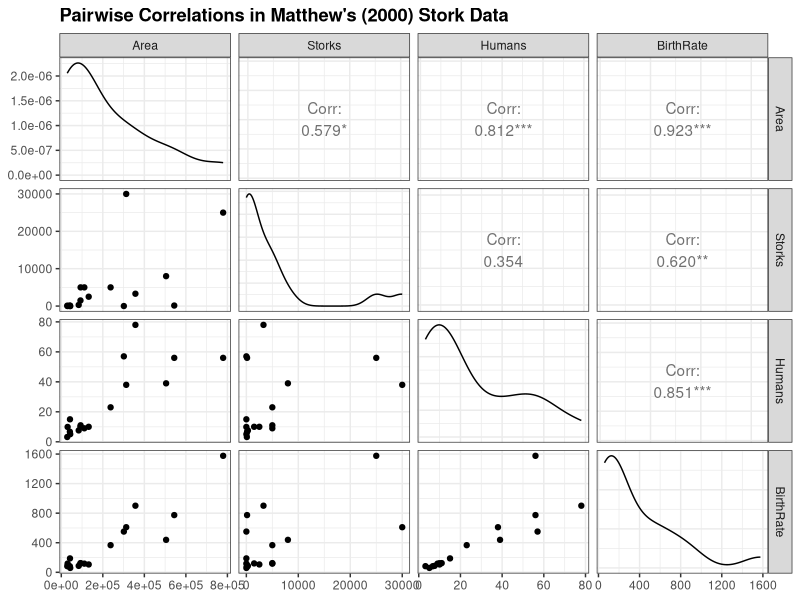
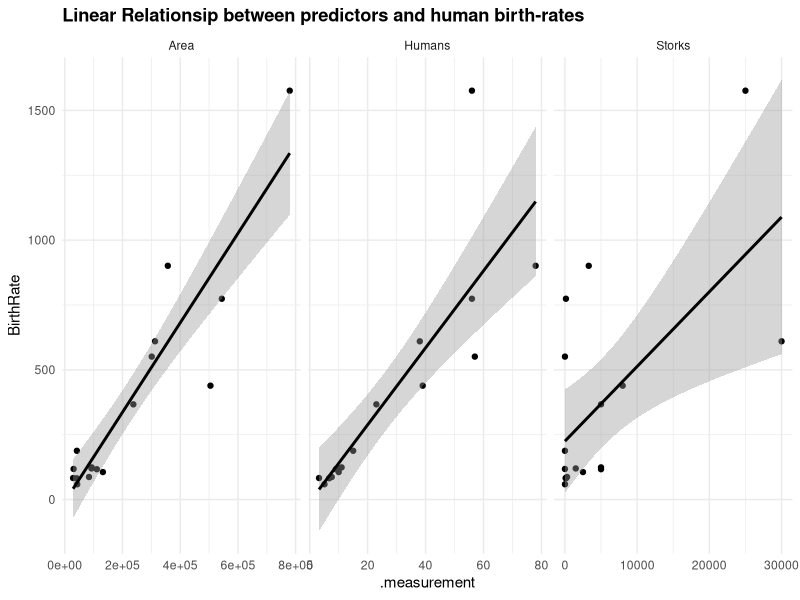
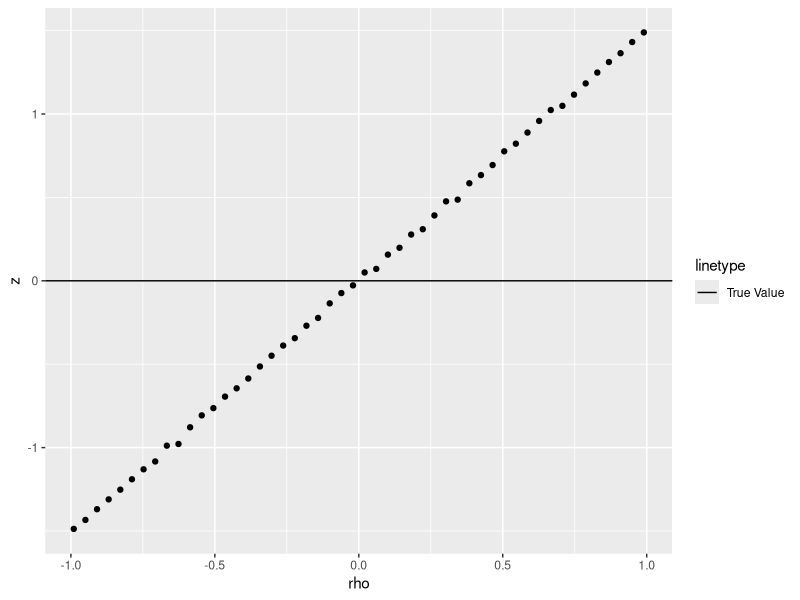

The R source for these figures, in order:
## ---- chunk 1
# For tibbles, %>% and everything nice.
library(tidyverse)

# Stork data from Matthews (2000)
storks <- tribble(
 ~Country, ~Area, ~Storks, ~Humans, ~BirthRate,
 "ALB",    28750,   100,     3.2,     83,
 "AUT",    83860,   300,     7.6,     87,
 "BEL",    30520,     1,     9.9,    118,
 "BGR",   111000,  5000,     9.0,    117,
 "DNK",    43100,     9,     5.1,     59,
 "FRA",   544000,   140,    56.0,    774,
 "DEU",   357000,  3300,    78.0,    901,
 "GRC",   132000,  2500,    10.0,    106,
 "NLD",    41900,     4,    15.0,    188,
 "HUN",    93000,  5000,    11.0,    124,
 "ITA",   301280,     5,    57.0,    551,
 "POL",   312680, 30000,    38.0,    610,
 "PRT",    92390,  1500,    10.0,    120,
 "ROU",   237500,  5000,    23.0,    367,
 "ESP",   504750,  8000,    39.0,    439,
 "CHE",    41290,   150,     6.7,     82,
 "TUR",   779450, 25000,    56.0,   1576
)

# Plot Pair-wise Correlations
storks %>%
  select_if(is.numeric) %>%
  GGally::ggpairs() +
  theme_bw() +
  theme(plot.title = element_text(face = "bold")) + 
  ggtitle("Pairwise Correlations in Matthew's (2000) Stork Data") 
## ---- chunk 2
# Faceted GG-Plot 
storks %>%
  pivot_longer(Area:Humans, names_to = "x_p", values_to = ".measurement") %>%
  ggplot(aes(.measurement, BirthRate)) + 
  geom_point() +
  facet_wrap(vars(x_p), scales = "free_x") +
  theme_minimal() +
  geom_smooth(col = "black", method = "lm") +
  theme(plot.title = element_text(face = "bold")) + 
  xlab(expression(".measurement")) +
  ylab("BirthRate") +
  ggtitle("Linear Relationsip between predictors and human birth-rates") 
## ---- chunk 3
# Fit model 1 and model 2
model1 <- lm(BirthRate ~ Storks, data = storks)
summary(model1)

model2 <- lm(BirthRate ~ Storks + Humans + Area, data = storks)
summary(model2)
## ---- chunk 4
# Reproduce
set.seed(123)
N <- 10000

# Fixed Parameters
c <- 1.5
e0 <- rnorm(n = N, mean = 0, sd = 1)

# Pairwise-correlations between x1 and Z = (z0, z1, ..., zp)
rho <- seq(from = -.99, to = .99, length.out = 50)

# Focal predictor
x1 <- rnorm(N, 0, 1)

# Covariates
Z <- tibble()
for (i in 1:length(rho)) {
  t <- tibble(
    z = (rho[i] * x1) + sqrt(1 - rho[i]*rho[i]) * rnorm(n = N, mean = 0, sd = 1),
    rho = rho[i]
  )
  Z <- bind_rows(Z, t)
} 

# Predictors 
X <- tibble(
  cbind(
    x1 = rep(x1, length(rho)), Z
    )
  )

# Data Frame
df <- X %>%
  group_by(rho) %>%
  mutate(
    # Outcome
    y = c + 1.5*x1 + 0*z + e0
  )

# Model Coefficients Across rho's
df %>%
  split(df$rho) %>%
  map(\(df) lm(y ~ z, data = df)) %>%
  map(\(mod) as.data.frame(t(as.matrix(coef(mod))))) %>%
  list_rbind() %>%
  mutate(rho = rho) %>%
  ggplot(aes(rho, z)) +
  geom_point() +
  geom_hline(aes(yintercept = 0, linetype = "True Value"))


